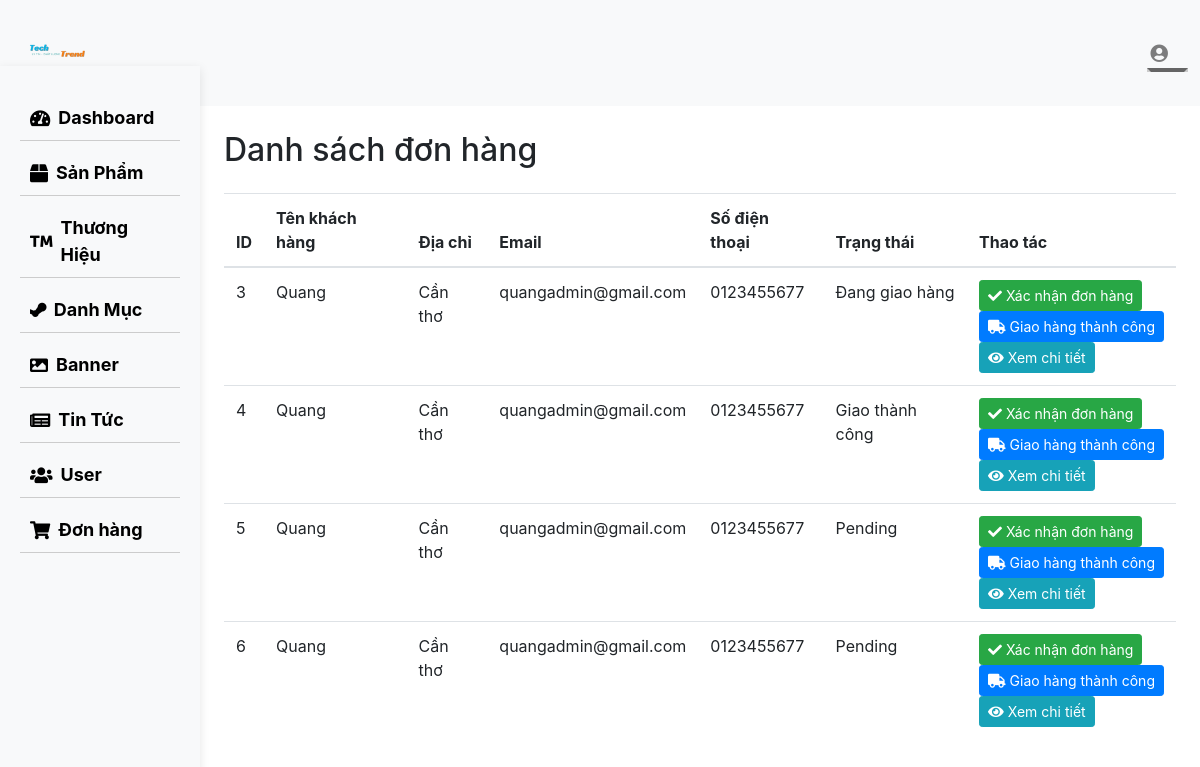
The app's page /techtrend/admin/order-details/index.php with its own data.
### tables this page shows
CREATE TABLE `orders` (
  `order_id` int(11) NOT NULL,
  `customer_name` varchar(255) NOT NULL,
  `customer_address` text NOT NULL,
  `customer_email` varchar(255) NOT NULL,
  `customer_phone` varchar(15) NOT NULL,
  `order_status` varchar(255) DEFAULT 'Pending'
);

### techtrend/admin/order-details/index.php (the view, shortened to what this page needs)
<?php
include_once '../dbconnect.php';
$query = "SELECT order_id, customer_name, customer_address, customer_email, customer_phone, order_status
          FROM orders";
$result = mysqli_query($conn, $query);
?>
<!DOCTYPE html>
<html lang="en">
<head>
    <link rel="stylesheet" href="https://maxcdn.bootstrapcdn.com/bootstrap/4.0.0/css/bootstrap.min.css">
    <link rel="stylesheet" href="https://cdnjs.cloudflare.com/ajax/libs/font-awesome/5.15.2/css/all.min.css">
    <link rel="stylesheet" href="../assets/css/style.css">
</head>
<body>
    <?php
    include_once '../header.php';
    include_once '../sidebar.php';
    ?>
    <div class="container-fluid">
        <div class="row">
            <main role="main" class="col-md-9 ml-sm-auto col-lg-10 px-4">
                <h2 class="my-4">Danh sách đơn hàng</h2>
                <table class="table">
                    <thead>
                        <tr>
                            <th>ID</th>
                            <th>Tên khách hàng</th>
                            <th>Địa chỉ</th>
                            <th>Email</th>
                            <th>Số điện thoại</th>
                            <th>Trạng thái</th>
                            <th>Thao tác</th>
                        </tr>
                    </thead>
                    <tbody>
                        <?php
                        while ($row = mysqli_fetch_assoc($result)) {
                            echo "<tr>";
                            echo "<td>{$row['order_id']}</td>";
                            echo "<td>{$row['customer_name']}</td>";
                            echo "<td>{$row['customer_address']}</td>";
                            echo "<td>{$row['customer_email']}</td>";
                            echo "<td>{$row['customer_phone']}</td>";
                            echo "<td>{$row['order_status']}</td>";
                            echo "<td>
                                    <form method='post'>
                                        <input type='hidden' name='order_id' value='{$row['order_id']}'>
                                        <button type='submit' name='confirm_order' class='btn btn-success btn-sm'><i class='fas fa-check'></i> Xác nhận đơn hàng</button>
                                    </form>
                                    <form method='post'>
                                        <input type='hidden' name='order_id' value='{$row['order_id']}'>
                                        <button type='submit' name='deliver_order' class='btn btn-primary btn-sm'><i class='fas fa-truck'></i> Giao hàng thành công</button>
                                    </form>
                                    <a href='#' class='btn btn-info btn-sm' data-toggle='modal' data-target='#orderDetailModal{$row['order_id']}'><i class='fas fa-eye'></i> Xem chi tiết</a>
                                </td>";
                            echo "</tr>";
                        }
                        ?>
                    </tbody>
                </table>
            </main>
        </div>
    </div>
</body>
</html>

### techtrend/admin/assets/css/style.css (style rules this page uses)
.btn-info { color: #fff; background-color: #17a2b8; border-color: #17a2b8; }

### records on screen
orders: order_id "3", customer_name "Quang", customer_address "Cần thơ", customer_email "quangadmin@gmail.com", customer_phone "0123455677", order_status "Đang giao hàng"
orders: order_id "4", customer_name "Quang", customer_address "Cần thơ", customer_email "quangadmin@gmail.com", customer_phone "0123455677", order_status "Giao thành công"
orders: order_id "5", customer_name "Quang", customer_address "Cần thơ", customer_email "quangadmin@gmail.com", customer_phone "0123455677", order_status "Pending"
orders: order_id "6", customer_name "Quang", customer_address "Cần thơ", customer_email "quangadmin@gmail.com", customer_phone "0123455677", order_status "Pending"
